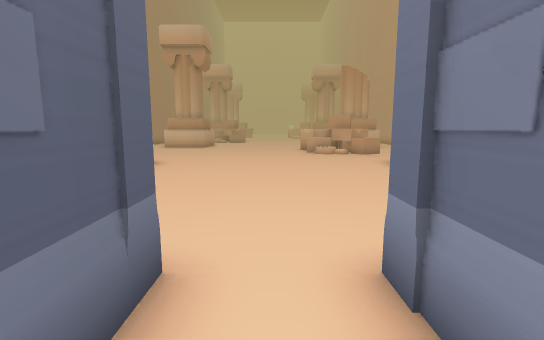
[1] (above)

17 first-person views from a walk through a Unity game level. The camera is 1.3 m above the floor, tilts 8° down and sees 85° across. The floor is counted in squares, 1 m on a side. Each view is taken from the middle of a square. On the plan, view 1 faces up. The plan holds only what a view shows up to about 14 squares ahead; the rest is blank. The place goes on beyond the plan. The player character is not drawn. Some surface patterns are stand-ins.

[2]
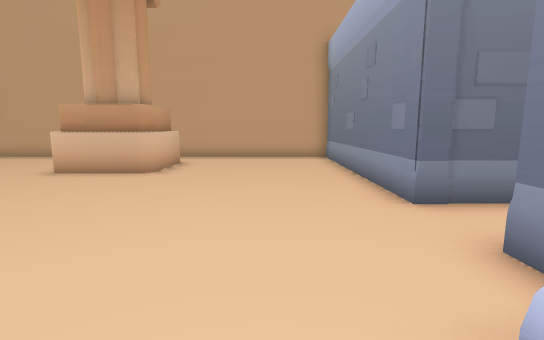

[3]
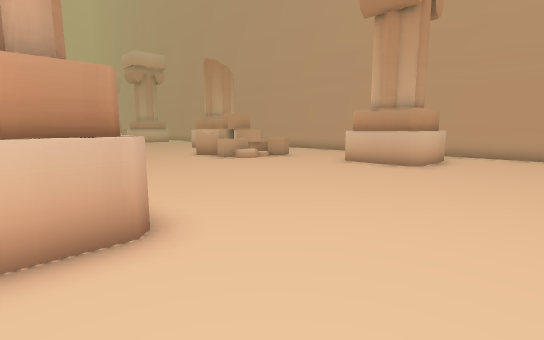

[4]
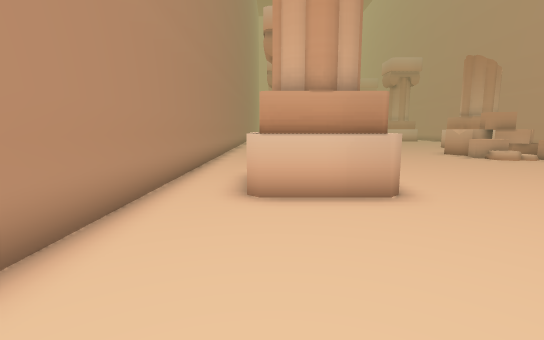

[5]
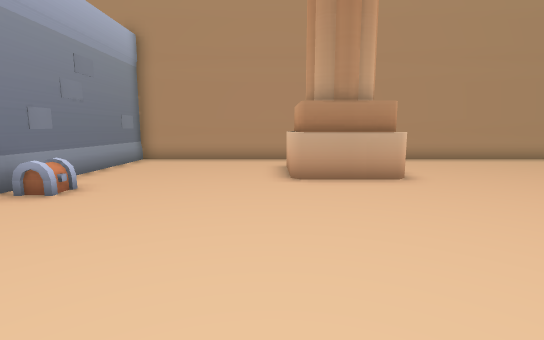

[6]
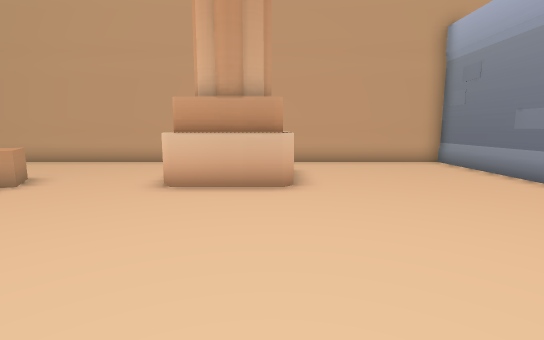

[7]
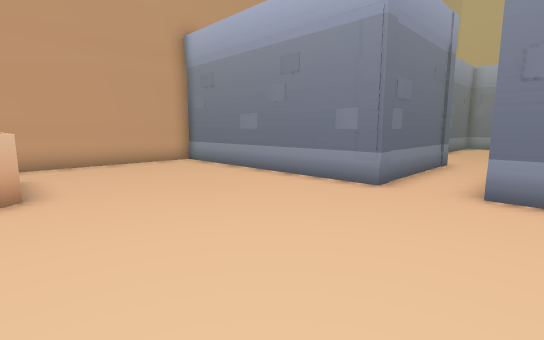

[8]
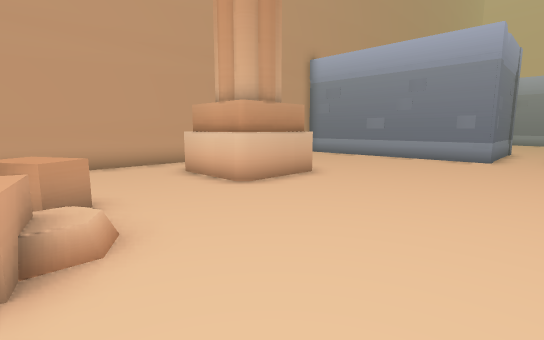

[9]
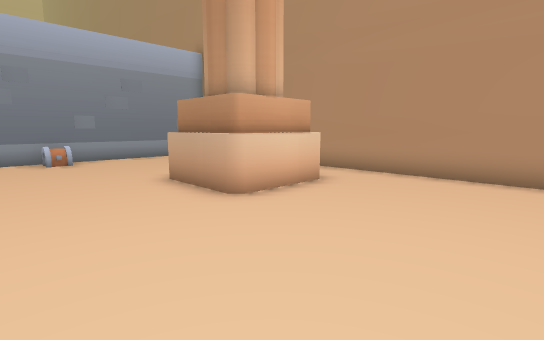

[10]
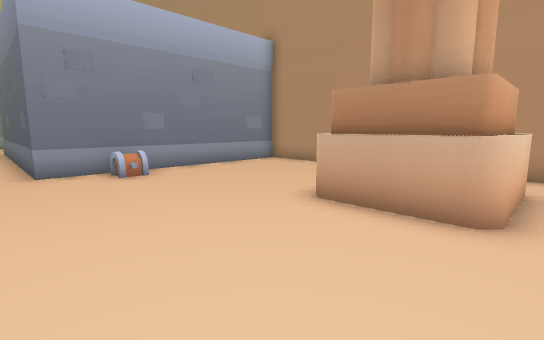

[11]
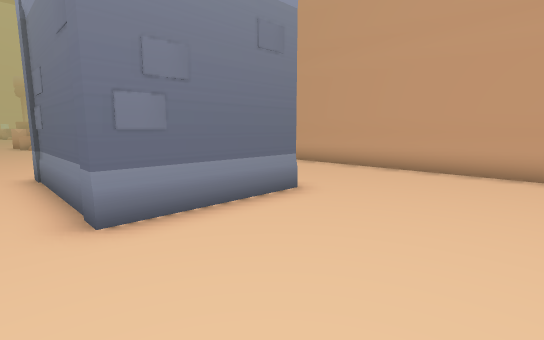

[12]
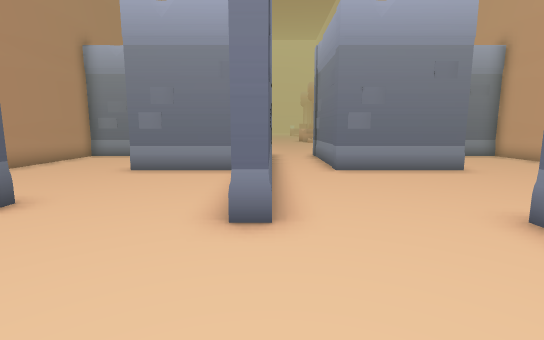

[13]
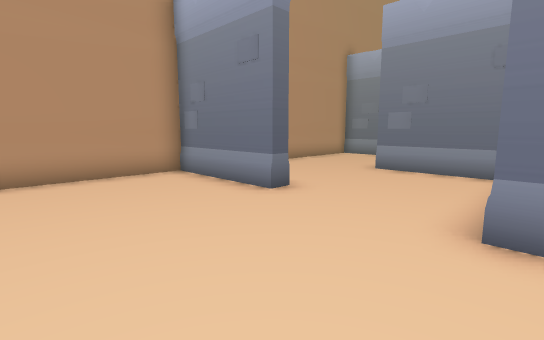

[14]
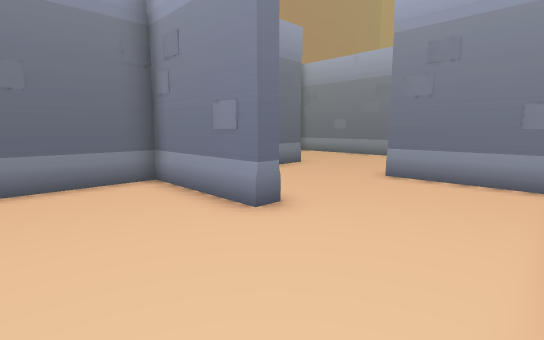

[15]
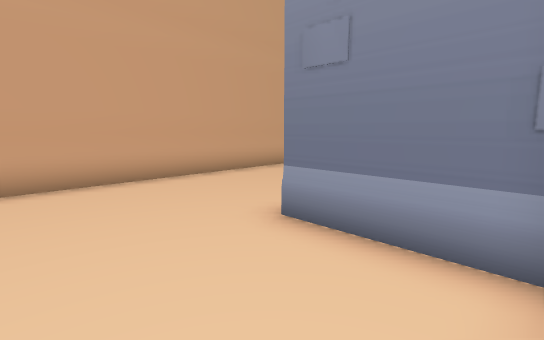

[16]
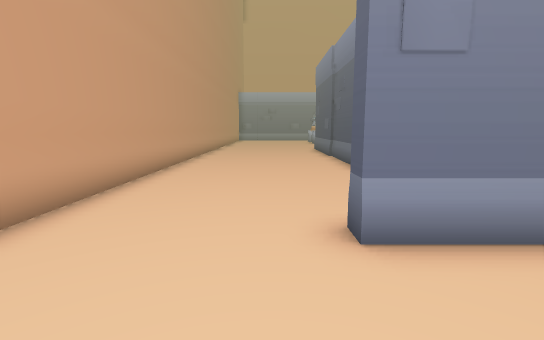

[17]
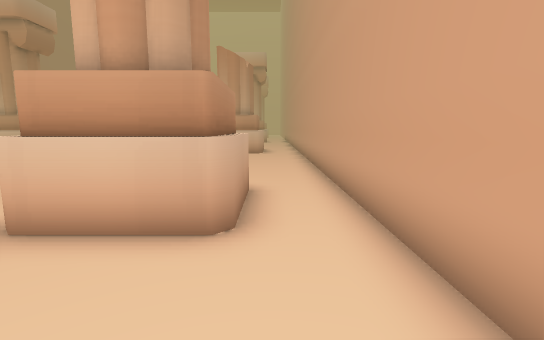

### Floor plan
Points are (right, up) in squares from view 1. A wall is a line through its corners. A room is listed if a view was taken in it or the views show most of it. See-through windows are left out.
Room 1 (views 1, 11, 12, 13, 14, 15, 16)
walls: (-2.2, -2.8) (-5.4, -2.8) (-5.4, -2.2) (-1.6, -2.2) (-1.6, 0.8); (2, -2.2) (5, -2.2) (5, -2.8) (1.1, -2.8) (1.1, 2.5); (3.1, -9.6) (3.1, -13); (-1, 2.5) (-1, -8) (-1.6, -8) (-1.6, -6.8); (-8.8, -7) (-5.5, -7) (-5.5, -7.5) (-9.5, -7.5) (-9.5, -11.8); (-7.6, 2) (-9.5, 2) (-9.5, -2.6); (9.5, -13.1) (9.5, 2) (8, 2)
ways out: opening at (0, 2) to room 2
Room 2 (views 2, 3, 4, 5, 6, 7, 8, 9, 10, 17)
walls: (1.1, 2.5) (9.5, 2.5) (9.5, 16.5); (-9.5, 16.5) (-9.5, 2.5) (-1, 2.5)
ways out: opening at (0, 2) to room 1
objects: column (-7, 9) to (-5, 11); chest (-3, 4); other object (2, 15) to (5, 16); column (5, 9) to (7, 11)

Positions as (right, up) in squares from view 1, and headings:
1: (0, 0), facing up
2: (-4, 5), facing right
3: (-6, 5), facing up-right
4: (-7, 3), facing up
5: (3, 8), facing left
6: (-2, 9), facing right
7: (-2, 9), facing down-right
8: (-1, 16), facing down-right
9: (-1, 16), facing down-left
10: (0, 12), facing down-left
11: (0, -7), facing up-right
12: (-1, -12), facing up
13: (-1, -12), facing up-left
14: (-9, 1), facing down-right
15: (2, 1), facing down-right
16: (6, 1), facing down
17: (8, 5), facing up
